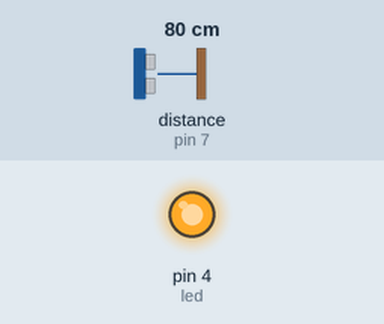
Recording of a sketch running on a simulated Arduino Uno, built with avr-gcc and run on an emulated ATmega328P. Shown: output pins drawn as LEDs (lit = HIGH). Wiring (inferred from the names in the program): ultrasonic range finder: trigger pin 8; echo pin 7. The test bench sets the inputs (shaded band); at power-on: distance to the obstacle (sensor on pin 7) 80 cm. The echo pulse lasts 58.3 µs per cm; pins used as bus, display or sensor lines are not drawn; what the sketch prints to the serial monitor is not drawn.

Above: at 0.1 s.
Timing chart, 0 to 1.6 s (numbered marks = the images above):
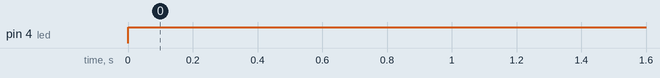

Measured:
- by itself, pin 4 (led): LOW → HIGH at 0.00 s

The sketch:

01_Ultra_Sonic_Sensor_With_LED.ino
```cpp
int trig = 8;
int echo = 7;
int led = 4;

void setup()
{
    pinMode(trig, OUTPUT);
    pinMode(echo, INPUT);
    pinMode(led, OUTPUT);
    Serial.begin(9600);
}

void loop()
{
    digitalWrite(trig, LOW);
    delayMicroseconds(2);
    digitalWrite(trig, HIGH);
    delayMicroseconds(10);
    digitalWrite(trig, LOW);
    digitalWrite(led, HIGH);
    int duration = pulseIn(echo, HIGH);
    int distance = duration * 0.034 / 2;
    Serial.println(distance);
    delay(500);
}
```
